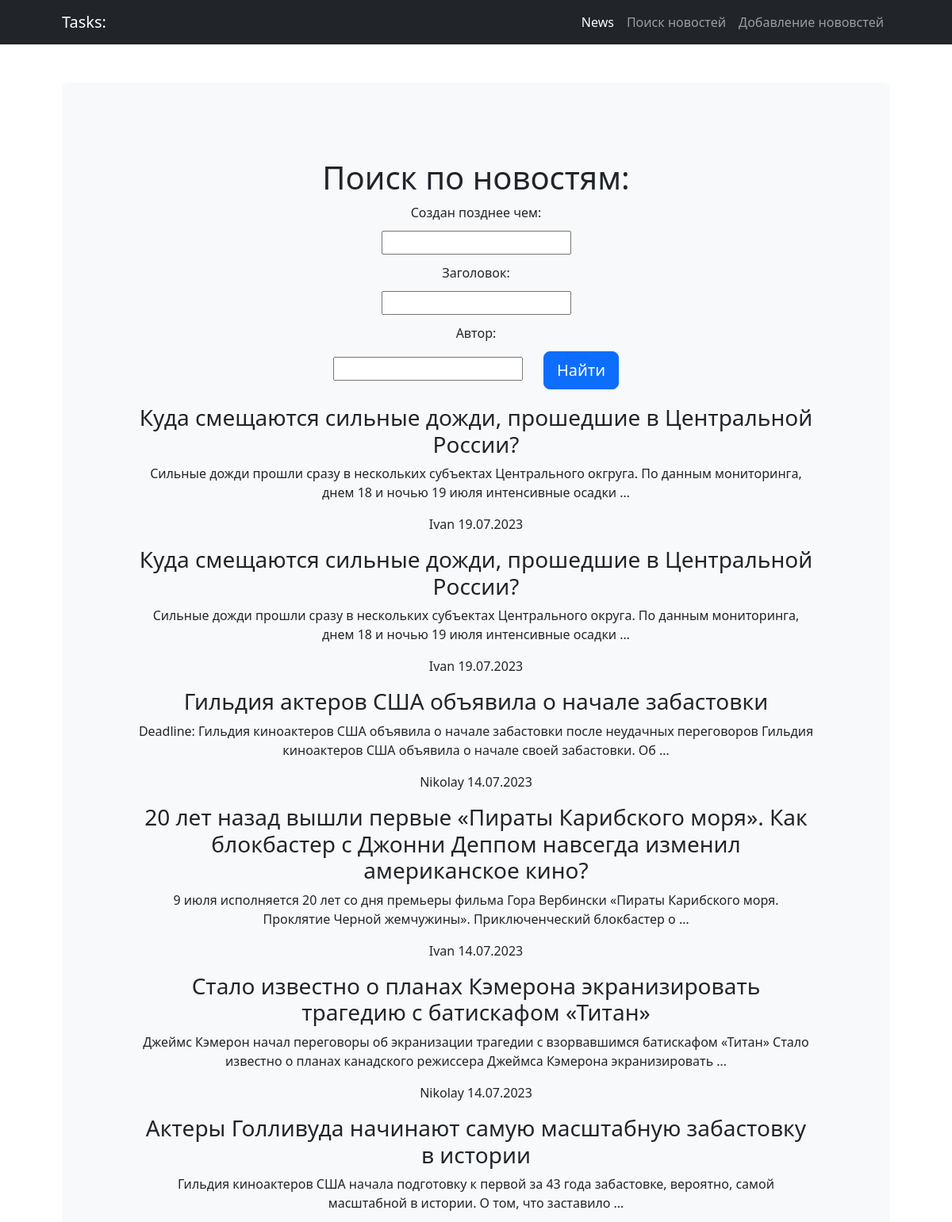
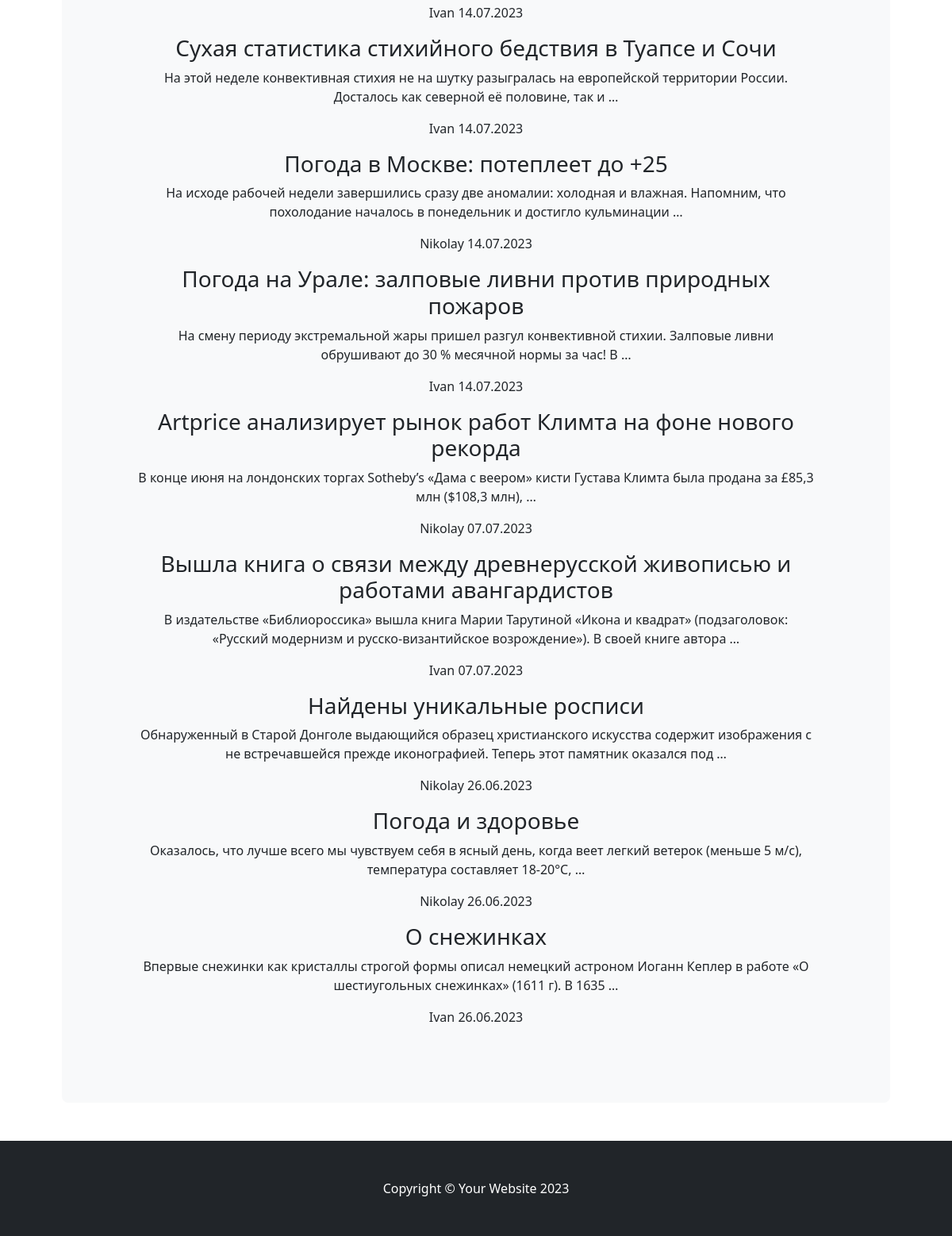
The app's page /news/search/ with its own data (2 pictures, top to bottom).
### news/models.py (models this page shows, shortened)
class Post(models.Model):
    NEWS = 'NW'
    ARTICLE = 'AR'
    TYPE_CHOICES = (
        (NEWS, 'Новость'),
        (ARTICLE, 'Статья')
    )
    type = models.CharField(max_length = 2, choices = TYPE_CHOICES, default = ARTICLE)
    timePost = models.DateTimeField(auto_now_add=True)
    title = models.CharField(max_length = 255)
    textPost = models.TextField()
    ratingPost = models.IntegerField(default=0)
    author = models.ForeignKey(Author, on_delete=models.CASCADE)
    category = models.ManyToManyField(Category, through='PostCategory')

class Author(models.Model):
    ratingAuthor = models.IntegerField(default = 0)
    authorUser = models.OneToOneField(User, on_delete=models.CASCADE)
    def __str__(self):
        return f'{self.authorUser}'

### news/views.py (the view)
# urls.py: path('search/', Search.as_view(), name='post_search'),
class Search(ListView):
    model = Post
    template_name = 'search.html'
    queryset = Post.objects.order_by('-timePost')
    def get_context_data(self, **kwargs):
        context = super().get_context_data(**kwargs)
        context['filter'] = PostFilter(self.request.GET, queryset=self.get_queryset())
        return context

### news/templatetags/custom_filters.py (called while the page is built)
@register.filter (name = 'censor')
def censor(value):
    censor_text = value
    for word in bad_word:
        if word in value:
            censor_text = value.replace(word, '***')
        return censor_text

### templates/search.html (shortened to what this page needs)
{% extends 'flatpages/default.html' %}
{% load custom_filters %}
{% block content %}
<h1>Поиск по новостям:</h1>
<form class="form-label" method="GET">
   {{ filter.form }}
   <input class="btn btn-primary btn-lg" type="submit" value="Найти">
</form>
{% for post in filter.qs %}
    <h3> {{ post.title|censor }} </h3>
    <p> {{ post.textPost|censor|truncatewords:20}} </p>
    <p> {{ post.author }} {{ post.timePost|date:'d.m.Y' }} </p>
{% endfor %}
{% endblock content %}

### records on screen
Post: title|censor "Куда смещаются сильные дожди, прошедшие в Центральной России?", textPost|censor "Сильные дожди прошли сразу в нескольких субъектах Центрального окгруга. По данным мониторинга, днем 18 и ночью 19 июля интенсивные осадки …", author "Ivan", timePost "19.07.2023"
Post: title|censor "Куда смещаются сильные дожди, прошедшие в Центральной России?", textPost|censor "Сильные дожди прошли сразу в нескольких субъектах Центрального округа. По данным мониторинга, днем 18 и ночью 19 июля интенсивные осадки …", author "Ivan", timePost "19.07.2023"
Post: title|censor "Гильдия актеров США объявила о начале забастовки", textPost|censor "Deadline: Гильдия киноактеров США объявила о начале забастовки после неудачных переговоров Гильдия киноактеров США объявила о начале своей забастовки. Об …", author "Nikolay", timePost "14.07.2023"
Post: title|censor "20 лет назад вышли первые «Пираты Карибского моря». Как блокбастер с Джонни Деппом навсегда изменил американское кино?", textPost|censor "9 июля исполняется 20 лет со дня премьеры фильма Гора Вербински «Пираты Карибского моря. Проклятие Черной жемчужины». Приключенческий блокбастер о …", author "Ivan", timePost "14.07.2023"
Post: title|censor "Стало известно о планах Кэмерона экранизировать трагедию с батискафом «Титан»", textPost|censor "Джеймс Кэмерон начал переговоры об экранизации трагедии с взорвавшимся батискафом «Титан» Стало известно о планах канадского режиссера Джеймса Кэмерона экранизировать …", author "Nikolay", timePost "14.07.2023"
Post: title|censor "Актеры Голливуда начинают самую масштабную забастовку в истории", textPost|censor "Гильдия киноактеров США начала подготовку к первой за 43 года забастовке, вероятно, самой масштабной в истории. О том, что заставило …", author "Ivan", timePost "14.07.2023"
Post: title|censor "Сухая статистика стихийного бедствия в Туапсе и Сочи", textPost|censor "На этой неделе конвективная стихия не на шутку разыгралась на европейской территории России. Досталось как северной её половине, так и …", author "Ivan", timePost "14.07.2023"
Post: title|censor "Погода в Москве: потеплеет до +25", textPost|censor "На исходе рабочей недели завершились сразу две аномалии: холодная и влажная. Напомним, что похолодание началось в понедельник и достигло кульминации …", author "Nikolay", timePost "14.07.2023"
Post: title|censor "Погода на Урале: залповые ливни против природных пожаров", textPost|censor "На смену периоду экстремальной жары пришел разгул конвективной стихии. Залповые ливни обрушивают до 30 % месячной нормы за час! В …", author "Ivan", timePost "14.07.2023"
Post: title|censor "Artprice анализирует рынок работ Климта на фоне нового рекорда", textPost|censor "В конце июня на лондонских торгах Sotheby’s «Дама с веером» кисти Густава Климта была продана за £85,3 млн ($108,3 млн), …", author "Nikolay", timePost "07.07.2023"
Post: title|censor "Вышла книга о связи между древнерусской живописью и работами авангардистов", textPost|censor "В издательстве «Библиороссика» вышла книга Марии Тарутиной «Икона и квадрат» (подзаголовок: «Русский модернизм и русско-византийское возрождение»). В своей книге автора …", author "Ivan", timePost "07.07.2023"
Post: title|censor "Найдены уникальные росписи", textPost|censor "Обнаруженный в Старой Донголе выдающийся образец христианского искусства содержит изображения с не встречавшейся прежде иконографией. Теперь этот памятник оказался под …", author "Nikolay", timePost "26.06.2023"
Post: title|censor "Погода и здоровье", textPost|censor "Оказалось, что лучше всего мы чувствуем себя в ясный день, когда веет легкий ветерок (меньше 5 м/с), температура составляет 18-20°С, …", author "Nikolay", timePost "26.06.2023"
Post: title|censor "О снежинках", textPost|censor "Впервые снежинки как кристаллы строгой формы описал немецкий астроном Иоганн Кеплер в работе «О шестиугольных снежинках» (1611 г). В 1635 …", author "Ivan", timePost "26.06.2023"
